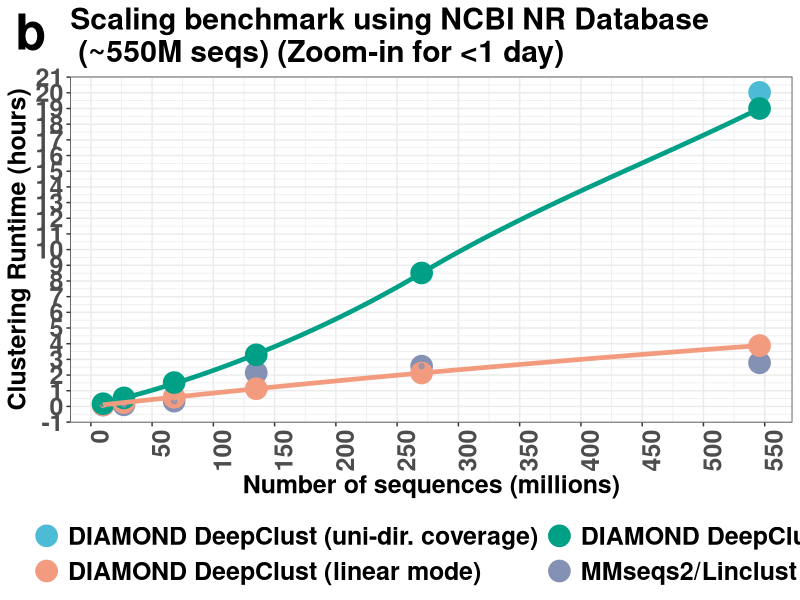

Reproduce this figure in R. (Note: this script raises an error after producing the figure.)
Fig1a_data <- readr::read_tsv("Fig1b_data.tsv", col_names = TRUE)
Fig1a_data_tidy <-
  tidyr::pivot_longer(Fig1a_data, `DIAMOND DeepClust (uni-dir. coverage)`:`DIAMOND DeepClust`)
#Fig1a_data_tidy <- Fig1a_data
names(Fig1a_data_tidy)[2:3] <-
  c("Software", "Clustering Runtime (hours)")
Fig1a_data_tidy$Software <- factor(Fig1a_data_tidy$Software, levels = c("DIAMOND DeepClust (uni-dir. coverage)", "DIAMOND DeepClust", "DIAMOND DeepClust (linear mode)", "MMseqs2/Linclust"))

####### Runtime in Days

Fig1a_days <-
  ggplot2::ggplot(
    Fig1a_data_tidy,
    ggplot2::aes(
      x = `Number of sequences (millions)` / 1000000,
      y = `Clustering Runtime (hours)`,
      colour = Software,
      label = Software
    )
  ) +
  ggplot2::geom_point(size = 7) +
  ggplot2::geom_point(alpha = 0.7) +
  ggplot2::geom_smooth(data = subset(Fig1a_data_tidy, Software %in% c('DIAMOND DeepClust', 'DIAMOND DeepClust (linear mode)'), select = c(`Number of sequences (millions)`, Software, `Clustering Runtime (hours)`)),
    method = "loess",
    alpha = 0,
    size = 1.6,
    span = 1
  ) +
  ggplot2::theme_bw()  +
  ggplot2::labs(x = "Number of sequences (millions)", y = "Clustering Runtime (hours)", title = "Scaling benchmark using NCBI NR Database \n (~550M seqs) (Zoom-in for <1 day)") +
  ggplot2::theme(
    title            = ggplot2::element_text(size = 18, face = "bold"),
    legend.title     = ggplot2::element_text(size = 18, face = "bold"),
    legend.text      = ggplot2::element_text(size = 18, face = "bold"),
	legend.position = "bottom",
    axis.title       = ggplot2::element_text(size = 18, face = "bold"),
    axis.text.y      = ggplot2::element_text(size = 18, face = "bold"),
    axis.text.x      = ggplot2::element_text(size = 18, face = "bold"),
    panel.background = ggplot2::element_blank(),
    strip.text.x     = ggplot2::element_text(
      size           = 18,
      colour         = "black",
      face           = "bold"
    )
  ) + ggplot2::theme(axis.text.x = ggplot2::element_text(
    angle = 90,
    vjust = 1,
    hjust = 1
  ))  +  ggplot2::ylim(1, 33) +
  ggplot2::scale_x_continuous(breaks = scales::pretty_breaks(n = 10)) +
  ggplot2::scale_y_continuous(breaks = scales::pretty_breaks(n = 20)) +
  ggplot2::scale_color_manual(values = ggsci::pal_npg("nrc")(6)[c(2, 3, 5, 6)]) +
  ggplot2::guides(colour=ggplot2::guide_legend(ncol=2,nrow=2,byrow=TRUE)) +
  ggplot2::theme(legend.title=ggplot2::element_blank()) +
  ggplot2::labs(tag = "b") +
  ggplot2::theme(
    plot.tag = ggplot2::element_text(size = 36, face = "bold", hjust = 0, vjust = 1),
    plot.tag.position = c(0.01, 0.99)  # top-left, slightly inset
  )
  
cowplot::save_plot("Fig1b.svg",
                   Fig1a_days,
                   base_height = 8,
                   base_width = 10)
